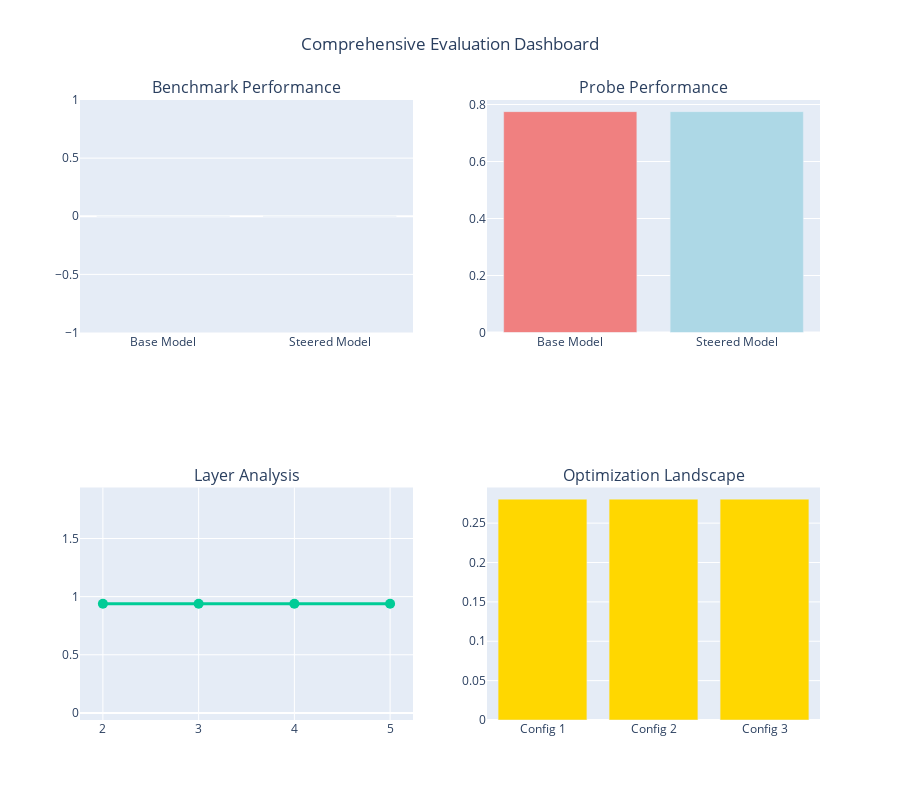

This figure's notebook cell:
### Markdown cell above
## 📈 Interactive Visualizations

Explore your results with interactive plots.

### Code cell
# Create interactive dashboard
dashboard = create_results_dashboard(evaluation_results)
dashboard.show()

print("\n📊 Interactive dashboard displayed above!")
print("💡 Hover over points and bars for detailed information.")

### Figure 1 — Plotly figure (JSON) as saved in the notebook; plotly's stock layout.template omitted (floating-point values rounded to 4 significant figures)
{"data": [{"marker": {"color": ["lightcoral", "lightblue"]}, "name": "Benchmark Accuracy", "type": "bar", "x": ["Base Model", "Steered Model"], "xaxis": "x", "y": [0, 0], "yaxis": "y"}, {"marker": {"color": ["lightcoral", "lightblue"]}, "name": "Probe AUC", "type": "bar", "x": ["Base Model", "Steered Model"], "xaxis": "x2", "y": [0.775, 0.775], "yaxis": "y2"}, {"line": {"width": 3}, "marker": {"size": 10}, "mode": "lines+markers", "name": "Layer Performance", "type": "scatter", "x": [2, 3, 4, 5], "xaxis": "x3", "y": [0.9387, 0.9387, 0.9387, 0.9387], "yaxis": "y3"}, {"marker": {"color": ["gold", "gold", "gold"]}, "name": "Config Scores", "type": "bar", "x": ["Config 1", "Config 2", "Config 3"], "xaxis": "x4", "y": [0.2805, 0.2805, 0.2805], "yaxis": "y4"}], "layout": {"annotations": [{"font": {"size": 16}, "showarrow": false, "text": "Benchmark Performance", "x": 0.225, "xanchor": "center", "xref": "paper", "y": 1, "yanchor": "bottom", "yref": "paper"}, {"font": {"size": 16}, "showarrow": false, "text": "Probe Performance", "x": 0.775, "xanchor": "center", "xref": "paper", "y": 1, "yanchor": "bottom", "yref": "paper"}, {"font": {"size": 16}, "showarrow": false, "text": "Layer Analysis", "x": 0.225, "xanchor": "center", "xref": "paper", "y": 0.375, "yanchor": "bottom", "yref": "paper"}, {"font": {"size": 16}, "showarrow": false, "text": "Optimization Landscape", "x": 0.775, "xanchor": "center", "xref": "paper", "y": 0.375, "yanchor": "bottom", "yref": "paper"}], "height": 800, "showlegend": false, "title": {"text": "Comprehensive Evaluation Dashboard", "x": 0.5}, "xaxis": {"anchor": "y", "domain": [0, 0.45]}, "xaxis2": {"anchor": "y2", "domain": [0.55, 1]}, "xaxis3": {"anchor": "y3", "domain": [0, 0.45]}, "xaxis4": {"anchor": "y4", "domain": [0.55, 1]}, "yaxis": {"anchor": "x", "domain": [0.625, 1]}, "yaxis2": {"anchor": "x2", "domain": [0.625, 1]}, "yaxis3": {"anchor": "x3", "domain": [0, 0.375]}, "yaxis4": {"anchor": "x4", "domain": [0, 0.375]}}}
